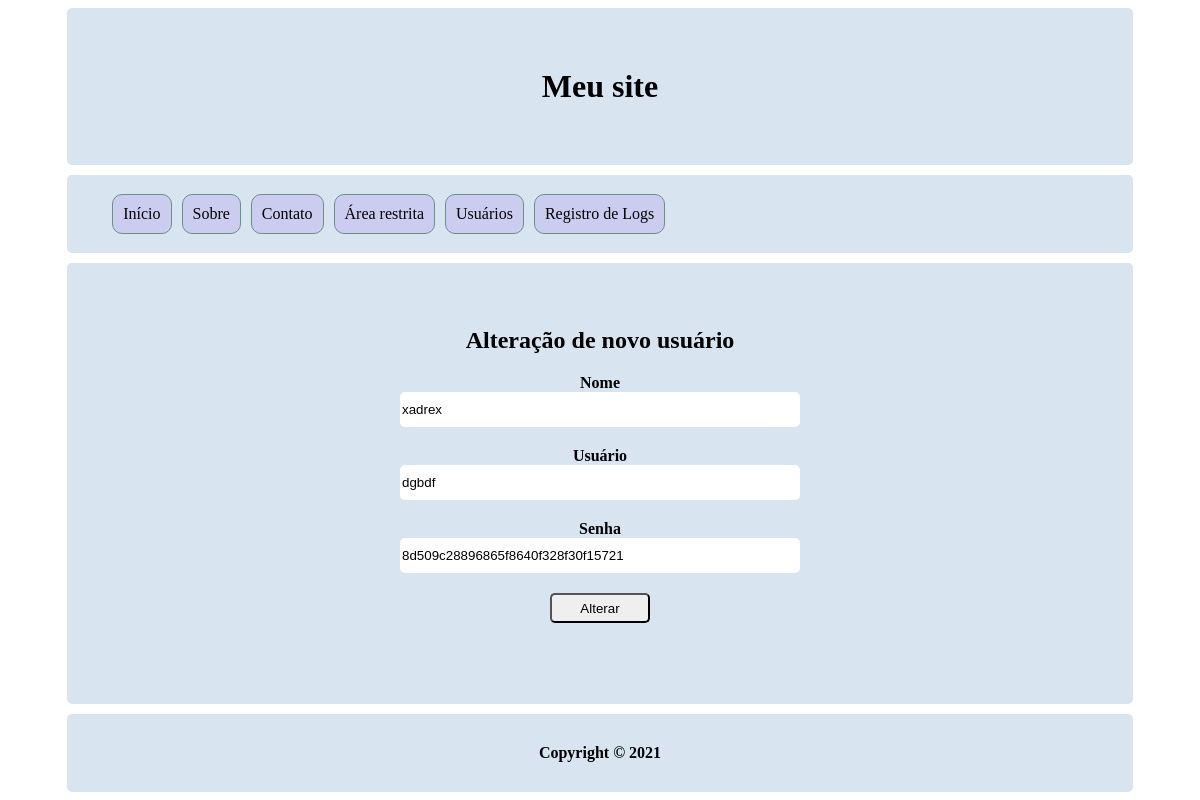
The app's page /?pg=usuario/alterar_usuario&id=12 (signed in) with its own data.
### tables this page shows
CREATE TABLE `usuarios` (
  `id` int(11) NOT NULL AUTO_INCREMENT,
  `nome` varchar(100) NOT NULL,
  `usuario` varchar(100) NOT NULL,
  `senha` varchar(100) NOT NULL,
  `data_hora_criacao` datetime NOT NULL,
  `data_hora_atualizacao` datetime NOT NULL,
  PRIMARY KEY (`id`),
  UNIQUE KEY `id_UNIQUE` (`id`)
);

### paginas/usuario/alterar_usuario.php (the view, shortened to what this page needs)
<?php
    $id = $_GET["id"];
$sql = "SELECT * FROM usuarios WHERE id =". $id;
$result = $conn->query($sql, PDO::FETCH_ASSOC);
?>
<form method="POST">
    <?php
        while($sql = $result->fetch()){
    ?>
<div id="div-form">
    <h2>Alteração de novo usuário</h2>
        <div>
            <label>Nome</label>
            <input type="text" name="nome" value="<?=$sql['nome']?>" placeholder="Digite seu nome..." />
        </div>
        <div>
            <label>Usuário</label>
            <input type="text" name="usuario" value="<?=$sql['usuario']?>" placeholder="Digite seu usuário..." />
        </div>
        <div>
            <label>Senha</label>
            <input type="senha" name="senha" value="<?=$sql['senha']?>" placeholder="Digite sua senha..." />
        </div>
        <button type="submit">Alterar</button>
    </form>
    <?php
        }
    ?>

### css/estilo.css (style rules this page uses)
#div-form { text-align: center; }
form div { margin: 20px; }
form label { display: block; font-weight: bold; }
input, textarea, select { width: 400px; height: 35px; border-radius: 5px; border: none; }
button { width: 100px; height: 30px; border-radius: 5px; }

### records on screen
usuarios: nome "xadrex", usuario "dgbdf", senha "8d509c28896865f8640f328f30f15721"
